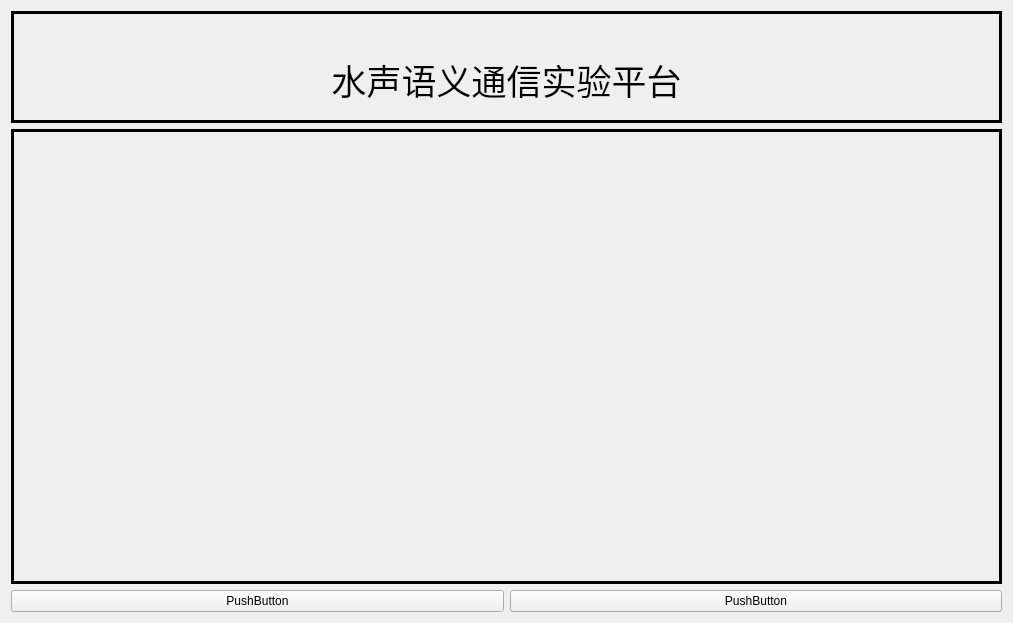
<?xml version="1.0" encoding="UTF-8"?>
<ui version="4.0">
 <class>imgtab</class>
 <widget class="QWidget" name="imgtab">
  <property name="geometry">
   <rect>
    <x>0</x>
    <y>0</y>
    <width>1013</width>
    <height>623</height>
   </rect>
  </property>
  <property name="windowTitle">
   <string>Form</string>
  </property>
  <layout class="QHBoxLayout" name="horizontalLayout">
   <item>
    <layout class="QVBoxLayout" name="verticalLayout">
     <item>
      <widget class="QLabel" name="label_29">
       <property name="enabled">
        <bool>true</bool>
       </property>
       <property name="sizePolicy">
        <sizepolicy hsizetype="Preferred" vsizetype="Minimum">
         <horstretch>0</horstretch>
         <verstretch>0</verstretch>
        </sizepolicy>
       </property>
       <property name="minimumSize">
        <size>
         <width>0</width>
         <height>0</height>
        </size>
       </property>
       <property name="frameShape">
        <enum>QFrame::Panel</enum>
       </property>
       <property name="lineWidth">
        <number>3</number>
       </property>
       <property name="text">
        <string>&lt;html&gt;&lt;head/&gt;&lt;body&gt;&lt;p align=&quot;center&quot;&gt;&lt;span style=&quot; font-size:26pt;&quot;&gt;&lt;br&gt;水声语义通信实验平台&lt;br&gt;&lt;/span&gt;&lt;/p&gt;&lt;/body&gt;&lt;/html&gt;</string>
       </property>
       <property name="alignment">
        <set>Qt::AlignCenter</set>
       </property>
      </widget>
     </item>
     <item>
      <widget class="QFrame" name="show_frame_3">
       <property name="sizePolicy">
        <sizepolicy hsizetype="Expanding" vsizetype="Expanding">
         <horstretch>0</horstretch>
         <verstretch>0</verstretch>
        </sizepolicy>
       </property>
       <property name="frameShape">
        <enum>QFrame::Panel</enum>
       </property>
       <property name="frameShadow">
        <enum>QFrame::Plain</enum>
       </property>
       <property name="lineWidth">
        <number>3</number>
       </property>
      </widget>
     </item>
     <item>
      <layout class="QHBoxLayout" name="horizontalLayout_2">
       <item>
        <widget class="QPushButton" name="browserButton_3">
         <property name="text">
          <string>PushButton</string>
         </property>
        </widget>
       </item>
       <item>
        <widget class="QPushButton" name="sendButton_3">
         <property name="minimumSize">
          <size>
           <width>0</width>
           <height>0</height>
          </size>
         </property>
         <property name="text">
          <string>PushButton</string>
         </property>
        </widget>
       </item>
      </layout>
     </item>
    </layout>
   </item>
  </layout>
 </widget>
 <resources/>
 <connections/>
</ui>
